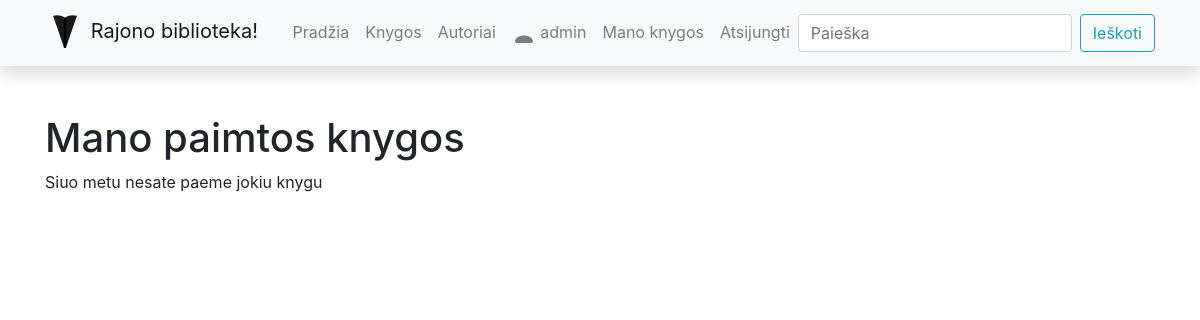
Page /library/mybooks/ (signed in) on the earlier database version.
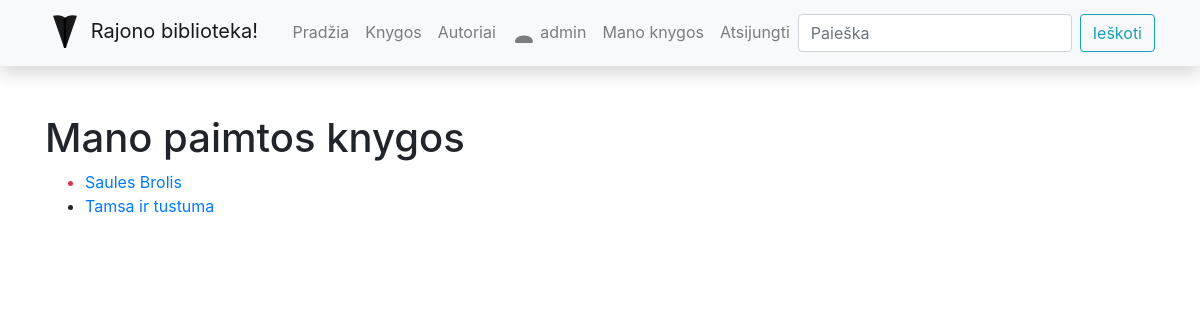
Same page on the later database version.
### library/models.py (models this page shows, shortened)
class BookInstance(models.Model):
    id = models.UUIDField(primary_key=True, default=uuid.uuid4, help_text='Unikalus knygos kopijos ID')
    book = models.ForeignKey('Book', on_delete=models.SET_NULL, null=True)
    due_back = models.DateField('Bus prieinama', null=True, blank=True)
    LOAN_STATUS = (
        ('a', 'Administruojama'),
        ('p', 'Paimta'),
        ('g', 'Galima paimti'),
        ('r', 'Rezervuota')
    )
    status = models.CharField(
        max_length=1,
        choices=LOAN_STATUS,
        blank=True,
        default='a',
        help_text='Status'
    )
    reader = models.ForeignKey(User, on_delete=models.SET_NULL, null=True, blank=True)
    @property
    def is_overdue(self):
        if self.due_back and date.today() > self.due_back:
            return True
        else:
            return False
    class Meta:
        ordering = ['due_back']

class Book(models.Model):
    title = models.CharField('Pavadinimas', max_length=200)
    author = models.ForeignKey('Author', on_delete=models.SET_NULL, null=True, related_name='books')
    summary = models.TextField('Aprasymas', max_length=1000, help_text='Trumpas knygos aprasymas')
    isbn = models.CharField('ISBN', max_length=13)
    genre = models.ManyToManyField(Genre, help_text='Isrinkite zanra knygai')
    cover = models.ImageField('Virselis', upload_to='covers', null=True, blank=True)
    def display_genre(self):
        return '; '.join([genre.name for genre in self.genre.all()])
    display_genre.short_description = 'Zanras'
    class Meta:
        verbose_name = "Knyga"
        verbose_name_plural = "Knygos"

### library/views.py (the view)
# urls.py: path('mybooks/', views.LoanedBooksByUserListView.as_view(), name='my-borrowed')
class LoanedBooksByUserListView(LoginRequiredMixin, generic.ListView):  # Paveldime is dvieju klasiu!
    model = BookInstance  # gausime context={'bookinstance_list': BookInstance}
    template_name = 'user_books.html'
    def get_queryset(self):
        return BookInstance.objects.filter(reader=self.request.user).filter(status__exact='p').order_by('due_back')

### library/templates/user_books.html (shortened to what this page needs)
{% extends "base.html" %}
{% block content %}
<h1>Mano paimtos knygos</h1>
{% if bookinstance_list %}
{%else%}
<p>Siuo metu nesate paeme jokiu knygu</p>
{%endif%}
<ul>
    {% for bookinstance_obj in bookinstance_list %}
        <li class="{% if bookinstance_obj.is_overdue %}text-danger{%endif%}">
            <a href="{% url 'book-detail' bookinstance_obj.book.pk %}">{{bookinstance_obj.book.title}}</a>
        </li>
    {%endfor%}
</ul>
{% endblock %}

Differences in the rows shown:
now on this page (row edited): BookInstance: book "Saules Brolis", due_back "2023-01-19" (drawn)
now on this page (row edited): BookInstance: book "Tamsa ir tustuma", due_back "2023-02-11" (drawn)
Other differences:
text no longer shown: "Siuo metu nesate paeme jokiu knygu"
